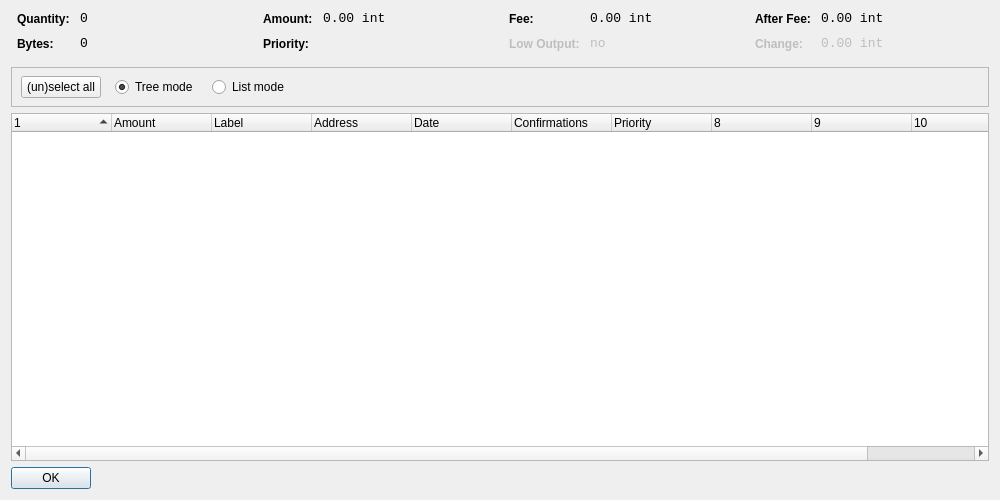
<?xml version="1.0" encoding="UTF-8"?>
<ui version="4.0">
 <class>CoinControlDialog</class>
 <widget class="QDialog" name="CoinControlDialog">
  <property name="geometry">
   <rect>
    <x>0</x>
    <y>0</y>
    <width>1000</width>
    <height>500</height>
   </rect>
  </property>
  <property name="windowTitle">
   <string>Coin Control</string>
  </property>
  <layout class="QVBoxLayout" name="verticalLayout">
   <item>
    <layout class="QHBoxLayout" name="horizontalLayoutTop" stretch="0,0,0,0">
     <property name="topMargin">
      <number>0</number>
     </property>
     <property name="bottomMargin">
      <number>10</number>
     </property>
     <item>
      <layout class="QFormLayout" name="formLayoutCoinControl1">
       <property name="horizontalSpacing">
        <number>10</number>
       </property>
       <property name="verticalSpacing">
        <number>10</number>
       </property>
       <property name="leftMargin">
        <number>6</number>
       </property>
       <property name="rightMargin">
        <number>6</number>
       </property>
       <item row="0" column="0">
        <widget class="QLabel" name="labelCoinControlQuantityText">
         <property name="styleSheet">
          <string notr="true">font-weight:bold;</string>
         </property>
         <property name="text">
          <string>Quantity:</string>
         </property>
        </widget>
       </item>
       <item row="0" column="1">
        <widget class="QLabel" name="labelCoinControlQuantity">
         <property name="font">
          <font>
           <family>Monospace</family>
           <pointsize>10</pointsize>
          </font>
         </property>
         <property name="cursor">
          <cursorShape>IBeamCursor</cursorShape>
         </property>
         <property name="contextMenuPolicy">
          <enum>Qt::ActionsContextMenu</enum>
         </property>
         <property name="text">
          <string notr="true">0</string>
         </property>
         <property name="textInteractionFlags">
          <set>Qt::LinksAccessibleByMouse|Qt::TextSelectableByKeyboard|Qt::TextSelectableByMouse</set>
         </property>
        </widget>
       </item>
       <item row="1" column="0">
        <widget class="QLabel" name="labelCoinControlBytesText">
         <property name="styleSheet">
          <string notr="true">font-weight:bold;</string>
         </property>
         <property name="text">
          <string>Bytes:</string>
         </property>
        </widget>
       </item>
       <item row="1" column="1">
        <widget class="QLabel" name="labelCoinControlBytes">
         <property name="font">
          <font>
           <family>Monospace</family>
           <pointsize>10</pointsize>
          </font>
         </property>
         <property name="cursor">
          <cursorShape>IBeamCursor</cursorShape>
         </property>
         <property name="contextMenuPolicy">
          <enum>Qt::ActionsContextMenu</enum>
         </property>
         <property name="text">
          <string notr="true">0</string>
         </property>
         <property name="textInteractionFlags">
          <set>Qt::LinksAccessibleByMouse|Qt::TextSelectableByKeyboard|Qt::TextSelectableByMouse</set>
         </property>
        </widget>
       </item>
      </layout>
     </item>
     <item>
      <layout class="QFormLayout" name="formLayoutCoinControl2">
       <property name="horizontalSpacing">
        <number>10</number>
       </property>
       <property name="verticalSpacing">
        <number>10</number>
       </property>
       <property name="leftMargin">
        <number>6</number>
       </property>
       <property name="rightMargin">
        <number>6</number>
       </property>
       <item row="0" column="0">
        <widget class="QLabel" name="labelCoinControlAmountText">
         <property name="styleSheet">
          <string notr="true">font-weight:bold;</string>
         </property>
         <property name="text">
          <string>Amount:</string>
         </property>
        </widget>
       </item>
       <item row="0" column="1">
        <widget class="QLabel" name="labelCoinControlAmount">
         <property name="font">
          <font>
           <family>Monospace</family>
           <pointsize>10</pointsize>
          </font>
         </property>
         <property name="cursor">
          <cursorShape>IBeamCursor</cursorShape>
         </property>
         <property name="contextMenuPolicy">
          <enum>Qt::ActionsContextMenu</enum>
         </property>
         <property name="text">
          <string notr="true">0.00 int</string>
         </property>
         <property name="textInteractionFlags">
          <set>Qt::LinksAccessibleByMouse|Qt::TextSelectableByKeyboard|Qt::TextSelectableByMouse</set>
         </property>
        </widget>
       </item>
       <item row="1" column="0">
        <widget class="QLabel" name="labelCoinControlPriorityText">
         <property name="styleSheet">
          <string notr="true">font-weight:bold;</string>
         </property>
         <property name="text">
          <string>Priority:</string>
         </property>
        </widget>
       </item>
       <item row="1" column="1">
        <widget class="QLabel" name="labelCoinControlPriority">
         <property name="font">
          <font>
           <family>Monospace</family>
           <pointsize>10</pointsize>
          </font>
         </property>
         <property name="cursor">
          <cursorShape>IBeamCursor</cursorShape>
         </property>
         <property name="contextMenuPolicy">
          <enum>Qt::ActionsContextMenu</enum>
         </property>
         <property name="text">
          <string/>
         </property>
         <property name="textInteractionFlags">
          <set>Qt::LinksAccessibleByMouse|Qt::TextSelectableByKeyboard|Qt::TextSelectableByMouse</set>
         </property>
        </widget>
       </item>
      </layout>
     </item>
     <item>
      <layout class="QFormLayout" name="formLayoutCoinControl3">
       <property name="horizontalSpacing">
        <number>10</number>
       </property>
       <property name="verticalSpacing">
        <number>10</number>
       </property>
       <property name="leftMargin">
        <number>6</number>
       </property>
       <property name="rightMargin">
        <number>6</number>
       </property>
       <item row="0" column="0">
        <widget class="QLabel" name="labelCoinControlFeeText">
         <property name="styleSheet">
          <string notr="true">font-weight:bold;</string>
         </property>
         <property name="text">
          <string>Fee:</string>
         </property>
        </widget>
       </item>
       <item row="0" column="1">
        <widget class="QLabel" name="labelCoinControlFee">
         <property name="font">
          <font>
           <family>Monospace</family>
           <pointsize>10</pointsize>
          </font>
         </property>
         <property name="cursor">
          <cursorShape>IBeamCursor</cursorShape>
         </property>
         <property name="contextMenuPolicy">
          <enum>Qt::ActionsContextMenu</enum>
         </property>
         <property name="text">
          <string notr="true">0.00 int</string>
         </property>
         <property name="textInteractionFlags">
          <set>Qt::LinksAccessibleByMouse|Qt::TextSelectableByKeyboard|Qt::TextSelectableByMouse</set>
         </property>
        </widget>
       </item>
       <item row="1" column="0">
        <widget class="QLabel" name="labelCoinControlLowOutputText">
         <property name="enabled">
          <bool>false</bool>
         </property>
         <property name="styleSheet">
          <string notr="true">font-weight:bold;</string>
         </property>
         <property name="text">
          <string>Low Output:</string>
         </property>
        </widget>
       </item>
       <item row="1" column="1">
        <widget class="QLabel" name="labelCoinControlLowOutput">
         <property name="enabled">
          <bool>false</bool>
         </property>
         <property name="font">
          <font>
           <family>Monospace</family>
           <pointsize>10</pointsize>
          </font>
         </property>
         <property name="cursor">
          <cursorShape>IBeamCursor</cursorShape>
         </property>
         <property name="contextMenuPolicy">
          <enum>Qt::ActionsContextMenu</enum>
         </property>
         <property name="text">
          <string notr="true">no</string>
         </property>
         <property name="textInteractionFlags">
          <set>Qt::LinksAccessibleByMouse|Qt::TextSelectableByKeyboard|Qt::TextSelectableByMouse</set>
         </property>
        </widget>
       </item>
      </layout>
     </item>
     <item>
      <layout class="QFormLayout" name="formLayoutCoinControl4">
       <property name="horizontalSpacing">
        <number>10</number>
       </property>
       <property name="verticalSpacing">
        <number>10</number>
       </property>
       <property name="leftMargin">
        <number>6</number>
       </property>
       <property name="rightMargin">
        <number>6</number>
       </property>
       <item row="0" column="0">
        <widget class="QLabel" name="labelCoinControlAfterFeeText">
         <property name="styleSheet">
          <string notr="true">font-weight:bold;</string>
         </property>
         <property name="text">
          <string>After Fee:</string>
         </property>
        </widget>
       </item>
       <item row="0" column="1">
        <widget class="QLabel" name="labelCoinControlAfterFee">
         <property name="font">
          <font>
           <family>Monospace</family>
           <pointsize>10</pointsize>
          </font>
         </property>
         <property name="cursor">
          <cursorShape>IBeamCursor</cursorShape>
         </property>
         <property name="contextMenuPolicy">
          <enum>Qt::ActionsContextMenu</enum>
         </property>
         <property name="text">
          <string notr="true">0.00 int</string>
         </property>
         <property name="textInteractionFlags">
          <set>Qt::LinksAccessibleByMouse|Qt::TextSelectableByKeyboard|Qt::TextSelectableByMouse</set>
         </property>
        </widget>
       </item>
       <item row="1" column="0">
        <widget class="QLabel" name="labelCoinControlChangeText">
         <property name="enabled">
          <bool>false</bool>
         </property>
         <property name="styleSheet">
          <string notr="true">font-weight:bold;</string>
         </property>
         <property name="text">
          <string>Change:</string>
         </property>
        </widget>
       </item>
       <item row="1" column="1">
        <widget class="QLabel" name="labelCoinControlChange">
         <property name="enabled">
          <bool>false</bool>
         </property>
         <property name="font">
          <font>
           <family>Monospace</family>
           <pointsize>10</pointsize>
          </font>
         </property>
         <property name="cursor">
          <cursorShape>IBeamCursor</cursorShape>
         </property>
         <property name="contextMenuPolicy">
          <enum>Qt::ActionsContextMenu</enum>
         </property>
         <property name="text">
          <string notr="true">0.00 int</string>
         </property>
         <property name="textInteractionFlags">
          <set>Qt::LinksAccessibleByMouse|Qt::TextSelectableByKeyboard|Qt::TextSelectableByMouse</set>
         </property>
        </widget>
       </item>
      </layout>
     </item>
    </layout>
   </item>
   <item>
    <widget class="QFrame" name="frame">
     <property name="minimumSize">
      <size>
       <width>0</width>
       <height>40</height>
      </size>
     </property>
     <property name="frameShape">
      <enum>QFrame::StyledPanel</enum>
     </property>
     <property name="frameShadow">
      <enum>QFrame::Sunken</enum>
     </property>
     <widget class="QWidget" name="horizontalLayoutWidget">
      <property name="geometry">
       <rect>
        <x>10</x>
        <y>0</y>
        <width>781</width>
        <height>41</height>
       </rect>
      </property>
      <layout class="QHBoxLayout" name="horizontalLayoutPanel" stretch="0,0,0,0,0">
       <property name="spacing">
        <number>14</number>
       </property>
       <item>
        <widget class="QPushButton" name="pushButtonSelectAll">
         <property name="sizePolicy">
          <sizepolicy hsizetype="Maximum" vsizetype="Fixed">
           <horstretch>0</horstretch>
           <verstretch>0</verstretch>
          </sizepolicy>
         </property>
         <property name="text">
          <string>(un)select all</string>
         </property>
        </widget>
       </item>
       <item>
        <widget class="QRadioButton" name="radioTreeMode">
         <property name="sizePolicy">
          <sizepolicy hsizetype="Maximum" vsizetype="Fixed">
           <horstretch>0</horstretch>
           <verstretch>0</verstretch>
          </sizepolicy>
         </property>
         <property name="text">
          <string>Tree mode</string>
         </property>
         <property name="checked">
          <bool>true</bool>
         </property>
        </widget>
       </item>
       <item>
        <widget class="QRadioButton" name="radioListMode">
         <property name="sizePolicy">
          <sizepolicy hsizetype="Maximum" vsizetype="Fixed">
           <horstretch>0</horstretch>
           <verstretch>0</verstretch>
          </sizepolicy>
         </property>
         <property name="text">
          <string>List mode</string>
         </property>
        </widget>
       </item>
       <item>
        <spacer name="horizontalSpacer">
         <property name="orientation">
          <enum>Qt::Horizontal</enum>
         </property>
         <property name="sizeHint" stdset="0">
          <size>
           <width>40</width>
           <height>20</height>
          </size>
         </property>
        </spacer>
       </item>
      </layout>
     </widget>
    </widget>
   </item>
   <item>
    <widget class="CoinControlTreeWidget" name="treeWidget">
     <property name="contextMenuPolicy">
      <enum>Qt::CustomContextMenu</enum>
     </property>
     <property name="sortingEnabled">
      <bool>false</bool>
     </property>
     <property name="columnCount">
      <number>11</number>
     </property>
     <attribute name="headerShowSortIndicator" stdset="0">
      <bool>true</bool>
     </attribute>
     <attribute name="headerStretchLastSection">
      <bool>false</bool>
     </attribute>
     <column>
      <property name="text">
       <string/>
      </property>
     </column>
     <column>
      <property name="text">
       <string>Amount</string>
      </property>
     </column>
     <column>
      <property name="text">
       <string>Label</string>
      </property>
     </column>
     <column>
      <property name="text">
       <string>Address</string>
      </property>
     </column>
     <column>
      <property name="text">
       <string>Date</string>
      </property>
     </column>
     <column>
      <property name="text">
       <string>Confirmations</string>
      </property>
      <property name="toolTip">
       <string>Confirmed</string>
      </property>
     </column>
     <column>
      <property name="text">
       <string>Priority</string>
      </property>
     </column>
     <column>
      <property name="text">
       <string/>
      </property>
     </column>
     <column>
      <property name="text">
       <string/>
      </property>
     </column>
     <column>
      <property name="text">
       <string/>
      </property>
     </column>
     <column>
      <property name="text">
       <string/>
      </property>
     </column>
    </widget>
   </item>
   <item>
    <widget class="QDialogButtonBox" name="buttonBox">
     <property name="sizePolicy">
      <sizepolicy hsizetype="Maximum" vsizetype="Fixed">
       <horstretch>0</horstretch>
       <verstretch>0</verstretch>
      </sizepolicy>
     </property>
     <property name="orientation">
      <enum>Qt::Horizontal</enum>
     </property>
     <property name="standardButtons">
      <set>QDialogButtonBox::Ok</set>
     </property>
    </widget>
   </item>
  </layout>
 </widget>
 <customwidgets>
  <customwidget>
   <class>CoinControlTreeWidget</class>
   <extends>QTreeWidget</extends>
   <header>coincontroltreewidget.h</header>
  </customwidget>
 </customwidgets>
 <resources/>
 <connections/>
</ui>
